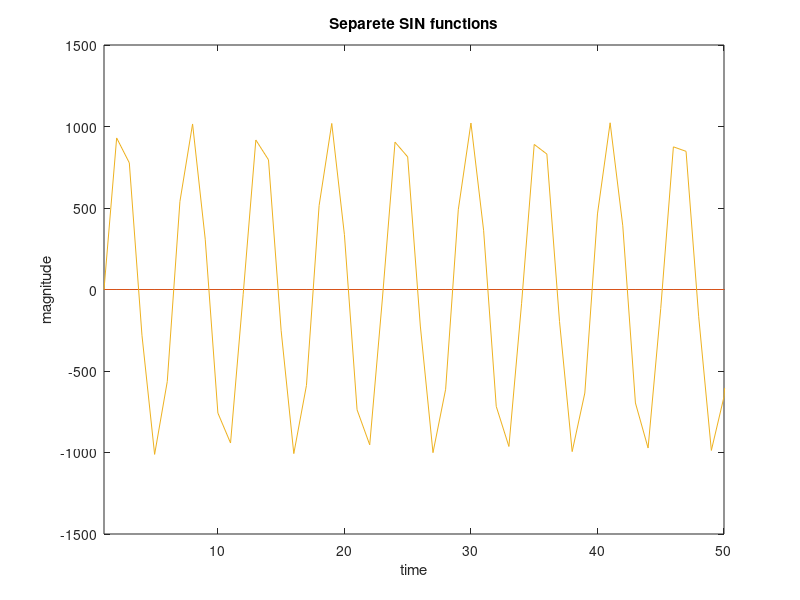
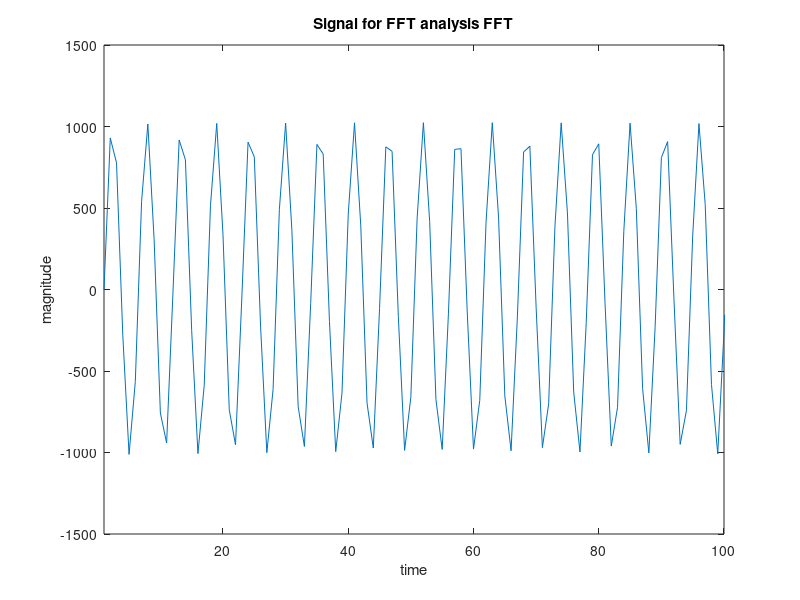
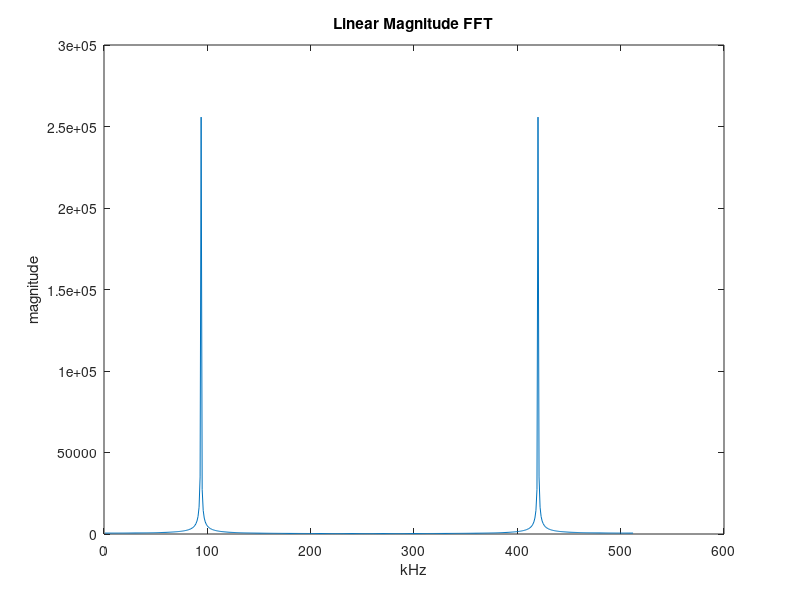

These figures' MATLAB source, in order: (Note: this script raises an error after producing the figures.)
%% FFT algoritm
clear;                      % clears all previus values from memory 
clc;                        % clear command window
fs =  44100;                % samplinf freq.
fftLength=512;              % windowlength 
% signal frequencies
max = 2048 - 1 ;

f1 = 430;
a1 = 0;

f2 = 8000;
a2 = 0;

f3 = 8000;
a3 = max/2;

% calculating signals 
comp1 = a1 * sin(2*pi*f1*[0:1/fs:1]);
comp2 = a2 * sin(2*pi*f2*[0:1/fs:1]);
comp3 = a3 * sin(2*pi*f3*[0:1/fs:1]);

% calculatin vector values for step function
d1 = ones(1, 24);
d2 = 0.*ones(1, 1000 );

%data = [ d1 , d2];                  % creates vector with step function
data = comp1 + comp2 + comp3;      % creates vector from 3 sin functions

figure(1)               % plots separete sin functions
plot ( comp1, '-');
hold on;
plot ( comp2, '-');
plot ( comp3, '-');
xlim([1 50])
title('Separete SIN functions') 
ylabel('magnitude'), xlabel('time') 
hold off;

figure(2)               % plots signal for fft
plot ( data);
title('Signal for FFT analysis FFT') 
ylabel('magnitude'), xlabel('time') 
xlim([1 100])

figure(3)               % plots resultinf fft from Matlab functions
ft =fft(data,fftLength); 
%ftMag=abs(ft(1:fftLength/2)); 
ftMag=abs(ft);
plot (ftMag)
title('Linear Magnitude FFT') 
ylabel('magnitude'), xlabel('kHz') 

xt = xticks;        % returns the current x-axis tick values as a vector
fstep = fs/fftLength;       % tick of f axis in f domain 
xtnew = round(xt*fstep/1000, 1) ;   % calculate new tick in kHz
xticklabels(xtnew)      % set new tick labels

figure(4)               % plots resultinf fft(in dB)  from Matlab functions
ft =fft(data,fftLength); 
%ftMag=abs(ft(1:fftLength/2));
ftMag=abs(ft);
plot (20*log10(ftMag))
title('dB Magnitude') 
ylabel('dB'), xlabel('kHz') 

xt = xticks;        % returns the current x-axis tick values as a vector
fstep = fs/fftLength;       % tick of f axis in f domain 
xtnew = round(xt*fstep/1000, 1) ;   % calculate new tick in kHz
xticklabels(xtnew)      % set new tick labels

%% Data preparation for FFT

% reverse bit calulation
bits = length(dec2bin( fftLength - 1 ));    % how many bits in binary number
rev_bit_dec = zeros(1,fftLength);      % create vektor size of fftlength

for i=1:fftLength
    bin_num = dec2bin(i-1 , bits);      % converting to binary number
    rev_bit = [];                       % create empty vector
    for k=bits:-1:1
       rev_bit = [rev_bit , bin_num(k)];
    end
    rev_bit_dec(i) = bin2dec(rev_bit) + 1; % add 1 to match Matlab numbering   
end

%  creating array
 
real_n = zeros(bits+1,fftLength);  % create empty array to store values in reverse bit order
imag_n = zeros(bits+1,fftLength);
stage = zeros(bits+1,fftLength);
%sfi_data = sfi(data,16,0);
for i=1:fftLength
     real_n(1,i) =  data(rev_bit_dec(i)+1); 
     stage(1,i)  =  data(rev_bit_dec(i)+1);
end


% %  W_N vector calculation
% W  = zeros(1,fftLength);    % complex
% Wr = zeros(1,fftLength);    % real
% Wi = zeros(1,fftLength);    % imag
% for i = 1 : fftLength 
%     W(i)  = exp(-j * (i-1) * 2 * pi/ fftLength );
%     Wr(i) = sfi(real(W(i)),16,15);
%     Wi(i) = sfi(imag(W(i)),16,15);
% end
%
% % W(30) = - W(30+256)  
% % or
% % W(x) = - W(x + fftLength/2)

%  new W_N vector calculation this time only half

W  = zeros(1,fftLength/2);    % complex
Wr = zeros(1,fftLength/2);    % real
Wi = zeros(1,fftLength/2);    % imag
for i = 1 : fftLength/2 
    W(i)  = exp(-j * (i-1) * 2 * pi/ fftLength );
    Wr(i) = real(W(i));%sfi(real(W(i)),16,15);
    Wi(i) = imag(W(i));%sfi(imag(W(i)),16,15);
end


%% FFT FSM

%% First stage

for i = 1 : 2^1 : fftLength 
% %     % Even
% %     stage(2,i)    = stage(1,i) + stage(1,i+1);
% %     % Odd
% %     stage(2,i+1)  = stage(1,i) - stage(1,i+1);
    
    % Even
    real_n(2,i)   = real_n(1,i) + real_n(1,i+1);    
    % Odd
    real_n(2,i+1) = real_n(1,i) - real_n(1,i+1); 
end



%% Second stage

% % % Calculating W twiddling factor 
% % for i = 1 : 2 
% %     Wn(i)  = exp(-j * (i-1) * 2 * pi/ 4 );
% % end
% % 
% % % calculate next stage values
% % for i = 1 : 2^2 : fftLength 
% %     % Even pair
% %         stage(3,i+0)   = stage(2,i+0) + Wn(1)*stage(2,i+2); 
% %         stage(3,i+1)   = stage(2,i+1) + Wn(2)*stage(2,i+3); 
% %     % Odd par
% %         stage(3,i+2)   = stage(2,i+0) - Wn(1)*stage(2,i+2); 
% %         stage(3,i+3)   = stage(2,i+1) - Wn(2)*stage(2,i+3); 
% % end

% Multiply odd pairs with W twiddling factor
for i = 1 : 1 : fftLength 
    i_bin = dec2bin(i-1, bits);     % calculates "i" in binary
    
    if i_bin(bits - 1:bits) == '11'      % Odd pair odd number(every fourth)
        
        imag_n(2,i) = -real_n(2,i);
        real_n(2,i) = 0;
        % c= real_n(2,i) + j * imag_n(2,i),
    end 
end
% calculate next stage values
for i = 1 : 2^2 : fftLength 
    % Even pair
    real_n(3,i+0)   = real_n(2,i+0) + real_n(2,i+2); 
    real_n(3,i+1)   = real_n(2,i+1) + real_n(2,i+3);
    imag_n(3,i+0)   = imag_n(2,i+0) + imag_n(2,i+2); 
    imag_n(3,i+1)   = imag_n(2,i+1) + imag_n(2,i+3);  
    % Odd par
    real_n(3,i+2)   = real_n(2,i+0) - real_n(2,i+2);
    real_n(3,i+3)   = real_n(2,i+1) - real_n(2,i+3);
    imag_n(3,i+2)   = imag_n(2,i+0) - imag_n(2,i+2);
    imag_n(3,i+3)   = imag_n(2,i+1) - imag_n(2,i+3);
end

%% Therd stage

% % % Calculating W twiddling factor 
% % for i = 1 : 4 
% %     Wn(i)  = exp(-j * (i-1) * 2 * pi/ 8 );
% % end
% % 
% % % calculate next stage values
% % for i = 1 : 2^3 : fftLength 
% %     for k = 0 : 3
% %         % Even pair
% %         stage(4,i+k)   = stage(3,i+k) + Wn(k+1)*stage(3,i+k+4);   
% %         % Odd par
% %         stage(4,i+k+4) = stage(3,i+k) - Wn(k+1)*stage(3,i+k+4); 
% %     end
% % end

% Multiply odd pairs with W twiddling factor
for i = 1 : 1 : fftLength 
    i_bin = dec2bin(i-1, bits);     % calculates "i" in binary
    
    if i_bin(bits - 2) == '1'       % 
        if i_bin(bits - 1: bits) == '00' 
            % real_n(3,i) = real_n(3,i);
            % imag_n(3,i) = imag_n(3,i);  
        end
        if i_bin(bits - 1: bits) == '01' 
            real_x = real_n(3,i)*Wr(65) - imag_n(3,i)*Wi(65);
            imag_x = real_n(3,i)*Wi(65) + Wr(65)*imag_n(3,i);
            real_n(3,i) = real_x;
            imag_n(3,i) = imag_x;
        end
        if i_bin(bits - 1: bits) == '10' 
            real_x = real_n(3,i)*Wr(129) - imag_n(3,i)*Wi(129);
            imag_x = real_n(3,i)*Wi(129) + Wr(129)*imag_n(3,i);
            real_n(3,i) = real_x;
            imag_n(3,i) = imag_x;
        end
        if i_bin(bits - 1: bits) == '11' 
            real_x = real_n(3,i)*Wr(193) - imag_n(3,i)*Wi(193);
            imag_x = real_n(3,i)*Wi(193) + Wr(193)*imag_n(3,i); 
            real_n(3,i) = real_x;
            imag_n(3,i) = imag_x;
        end
    end 
end
% calculate next stage values
for i = 1 : 2^3 : fftLength 
    for k = 0 : 3
        % Even pair
        real_n(4,i+k)   = real_n(3,i+k) + real_n(3,i+k+4);  
        imag_n(4,i+k)   = imag_n(3,i+k) + imag_n(3,i+k+4);   
        % Odd par
        real_n(4,i+k+4) = real_n(3,i+k) - real_n(3,i+k+4); 
        imag_n(4,i+k+4) = imag_n(3,i+k) - imag_n(3,i+k+4); 
    end
end

%% 4th stage  

% % % Calculating W twiddling factor 
% % for i = 1 : 8 
% %     Wn(i)  = exp(-j * (i-1) * 2 * pi/ 16 );
% % end
% % 
% % % calculate next stage values
% % for i = 1 : 2^4 : fftLength 
% %     for k = 0 : 7
% %         % Even pair
% %         stage(5,i+k)    = stage(4,i+k) + Wn(k+1)*stage(4,i+k+8);     
% %         % Odd par
% %         stage(5,i+k+8)  = stage(4,i+k) - Wn(k+1)*stage(4,i+k+8);  
% %     end
% % end

% Multiply odd pairs with W twiddling factor
for i = 1 : 1 : fftLength 
    i_bin = dec2bin(i-1, bits);     % calculates "i" in binary
    
    if i_bin(bits - 3) == '1'       % 
    	n = bin2dec(i_bin(bits - 2:bits));  % converting last 3 bits to decimal
    	real_x = real_n(4,i)*Wr(n*32+1) - imag_n(4,i)*Wi(n*32+1);
    	imag_x = real_n(4,i)*Wi(n*32+1) + imag_n(4,i)*Wr(n*32+1); 
        real_n(4,i) = real_x;
        imag_n(4,i) = imag_x;
    end 
end

% calculate next stage values
for i = 1 : 2^4 : fftLength 
    for k = 0 : 7
        %Even pair
        real_n(5,i+k)   = real_n(4,i+k) + real_n(4,i+k+8);  
        imag_n(5,i+k)   = imag_n(4,i+k) + imag_n(4,i+k+8);   
        %Odd par
        real_n(5,i+k+8) = real_n(4,i+k) - real_n(4,i+k+8); 
        imag_n(5,i+k+8) = imag_n(4,i+k) - imag_n(4,i+k+8); 
    end
end

%% 5th stage 

% % % Calculating W twiddling factor 
% % for i = 1 : 16 
% %     Wn(i)  = exp(-j * (i-1) * 2 * pi/ 32 );
% % end
% % 
% % % calculate next stage values
% % for i = 1 : 2^5 : fftLength 
% %     for k = 0 : 15
% %         % Even pair
% %         stage(6,i+k)     = stage(5,i+k) + Wn(k+1)*stage(5,i+k+16);     
% %         % Odd par
% %         stage(6,i+k+16)  = stage(5,i+k) - Wn(k+1)*stage(5,i+k+16);  
% %     end
% % end

% Multiply odd pairs with W twiddling factor
for i = 1 : 1 : fftLength 
    i_bin = dec2bin(i-1, bits);     % calculates "i" in binary
    
    if i_bin(bits - 4) == '1'       % 
    	n = bin2dec(i_bin(bits - 3:bits));  % converting last 4 bits to decimal
    	real_x = real_n(5,i)*Wr(n*16+1) - imag_n(5,i)*Wi(n*16+1);
    	imag_x = real_n(5,i)*Wi(n*16+1) + imag_n(5,i)*Wr(n*16+1);  
        real_n(5,i) = real_x;
        imag_n(5,i) = imag_x;
    end 
end

% calculate next stage values
for i = 1 : 2^5 : fftLength 
    for k = 0 : 15
        % Even pair
        real_n(6,i+k)   = real_n(5,i+k) + real_n(5,i+k+16);  
        imag_n(6,i+k)   = imag_n(5,i+k) + imag_n(5,i+k+16);   
        % Odd par
        real_n(6,i+k+16)= real_n(5,i+k) - real_n(5,i+k+16); 
        imag_n(6,i+k+16)= imag_n(5,i+k) - imag_n(5,i+k+16); 
    end
end

%% 6th stage 

% % % Calculating W twiddling factor 
% % for i = 1 : 32 
% %     Wn(i)  = exp(-j * (i-1) * 2 * pi/ 64 );
% % end
% % 
% % % calculate next stage values
% % for i = 1 : 2^6 : fftLength 
% %     for k = 0 : 31
% %         % Even pair
% %         stage(7,i+k)     = stage(6,i+k) + Wn(k+1)*stage(6,i+k+32);     
% %         % Odd par
% %         stage(7,i+k+32)  = stage(6,i+k) - Wn(k+1)*stage(6,i+k+32);  
% %     end
% % end

% Multiply odd pairs with W twiddling factor
for i = 1 : 1 : fftLength 
    i_bin = dec2bin(i-1, bits);     % calculates "i" in binary
    
    if i_bin(bits - 5) == '1'       % 
    	n = bin2dec(i_bin(bits - 4:bits));  % converting last 5 bits to decimal
    	real_x = real_n(6,i)*Wr(n*8+1) - imag_n(6,i)*Wi(n*8+1);
    	imag_x = real_n(6,i)*Wi(n*8+1) + imag_n(6,i)*Wr(n*8+1); 
        real_n(6,i) = real_x;
        imag_n(6,i) = imag_x;
    end 
end

% calculate next stage values
for i = 1 : 2^6 : fftLength 
    for k = 0 : 31
        % Even pair
        real_n(7,i+k)   = real_n(6,i+k) + real_n(6,i+k+32);  
        imag_n(7,i+k)   = imag_n(6,i+k) + imag_n(6,i+k+32);   
        % Odd par
        real_n(7,i+k+32)= real_n(6,i+k) - real_n(6,i+k+32); 
        imag_n(7,i+k+32)= imag_n(6,i+k) - imag_n(6,i+k+32); 
    end
end

%% 7th stage 

% % % Calculating W twiddling factor 
% % for i = 1 : 64 
% %     Wn(i)  = exp(-j * (i-1) * 2 * pi/ 128 );
% % end
% % 
% % % calculate next stage values
% % for i = 1 : 2^7 : fftLength 
% %     for k = 0 : 63
% %         % Even pair
% %         stage(8,i+k)     = stage(7,i+k) + Wn(k+1)*stage(7,i+k+64);     
% %         % Odd par
% %         stage(8,i+k+64)  = stage(7,i+k) - Wn(k+1)*stage(7,i+k+64);  
% %     end
% % end

% Multiply odd pairs with W twiddling factor
for i = 1 : 1 : fftLength 
    i_bin = dec2bin(i-1, bits);     % calculates "i" in binary
    
    if i_bin(bits - 6) == '1'       % 
    	n = bin2dec(i_bin(bits - 5:bits));  % converting last 6 bits to decimal
    	real_x = real_n(7,i)*Wr(n*4+1) - imag_n(7,i)*Wi(n*4+1);
    	imag_x = real_n(7,i)*Wi(n*4+1) + imag_n(7,i)*Wr(n*4+1); 
        real_n(7,i) = real_x;
        imag_n(7,i) = imag_x;
    end 
end

% calculate next stage values
for i = 1 : 2^7 : fftLength 
    for k = 0 : 63
        % Even pair
        real_n(8,i+k)   = real_n(7,i+k) + real_n(7,i+k+64);  
        imag_n(8,i+k)   = imag_n(7,i+k) + imag_n(7,i+k+64);   
        % Odd par
        real_n(8,i+k+64)= real_n(7,i+k) - real_n(7,i+k+64); 
        imag_n(8,i+k+64)= imag_n(7,i+k) - imag_n(7,i+k+64); 
    end
end

%% 8th stage 


% % % Calculating W twiddling factor 
% % for i = 1 : 128 
% %     Wn(i)  = exp(-j * (i-1) * 2 * pi/ 256 );
% % end
% % 
% % % calculate next stage values
% % for i = 1 : 2^8 : fftLength 
% %     for k = 0 : 127
% %         % Even pair
% %         stage(9,i+k)      = stage(8,i+k) + Wn(k+1)*stage(8,i+k+128);     
% %         % Odd par
% %         stage(9,i+k+128)  = stage(8,i+k) - Wn(k+1)*stage(8,i+k+128);  
% %     end
% % end


% Multiply odd pairs with W twiddling factor
for i = 1 : 1 : fftLength 
    i_bin = dec2bin(i-1, bits);     % calculates "i" in binary
    
    if i_bin(bits - 7) == '1'       % 
    	n = bin2dec(i_bin(bits - 6:bits));  % converting last 7 bits to decimal
    	real_x = real_n(8,i)*Wr(n*2+1) - imag_n(8,i)*Wi(n*2+1);
    	imag_x = real_n(8,i)*Wi(n*2+1) + imag_n(8,i)*Wr(n*2+1); 
        real_n(8,i) = real_x;
        imag_n(8,i) = imag_x;
    end 
end

% calculate next stage values
for i = 1 : 2^8 : fftLength 
    for k = 0 : 127
        % Even pair
        real_n(9,i+k)   = real_n(8,i+k) + real_n(8,i+k+128);  
        imag_n(9,i+k)   = imag_n(8,i+k) + imag_n(8,i+k+128);   
        % Odd par
        real_n(9,i+k+128)= real_n(8,i+k) - real_n(8,i+k+128); 
        imag_n(9,i+k+128)= imag_n(8,i+k) - imag_n(8,i+k+128); 
    end
end

%% 9th stage 


% % % Calculating W twiddling factor 
% % for i = 1 : 256 
% %     Wn(i)  = exp(-j * (i-1) * 2 * pi/ 512 );
% % end
% % 
% % % calculate next stage values
% % for i = 1 : 2^9 : fftLength 
% %     for k = 0 : 255
% %         % Even pair
% %         stage(10,i+k)      = stage(9,i+k) + Wn(k+1)*stage(9,i+k+256);     
% %         % Odd par
% %         stage(10,i+k+256)  = stage(9,i+k) - Wn(k+1)*stage(9,i+k+256);  
% %     end
% % end

% Multiply odd pairs with W twiddling factor
for i = 1 : 1 : fftLength 
    i_bin = dec2bin(i-1, bits);     % calculates "i" in binary
    
    if i_bin(bits - 8) == '1'       % 
    	n = bin2dec(i_bin(bits - 7:bits));  % converting last 8 bits to decimal
    	real_x = real_n(8,i)*Wr(n*1+1) - imag_n(8,i)*Wi(n*1+1);
    	imag_x = real_n(8,i)*Wi(n*1+1) + imag_n(8,i)*Wr(n*1+1); 
        real_n(8,i) = real_x;
        imag_n(8,i) = imag_x;
    end 
end

% calculate next stage values
i = 1;
    for k = 0 : 255
        % Even pair
        real_n(10,i+k)   = real_n(9,i+k) + real_n(9,i+k+255);  
        imag_n(10,i+k)   = imag_n(9,i+k) + imag_n(9,i+k+255);   
        % Odd par
        real_n(10,i+k+255)= real_n(9,i+k) - real_n(9,i+k+255); 
        imag_n(10,i+k+255)= imag_n(9,i+k) - imag_n(9,i+k+255); 
    end



%% Ploting out
% slowly plot result
figure(5)
for i = bits : bits 
    plot( abs( real_n(i, :) + j.*imag_n(i,  :) ) );
%     plot( abs( stage(i,:) ) );
%    pause(1);
end
xt = xticks;        % returns the current x-axis tick values as a vector
fstep = fs/fftLength;       % tick of f axis in f domain 
xtnew = round(xt*fstep)/1000 ;   % calculate new tick in kHz
xticklabels(xtnew)      % set new tick labels